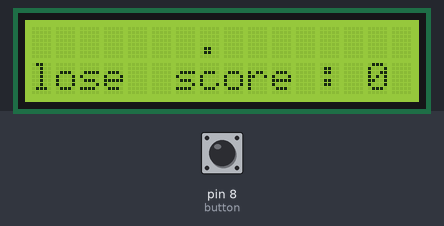
A sketch run on a simulated Arduino Uno, built with avr-gcc and run on an emulated ATmega328P. On the bench: 16×2 character LCD. The test bench sets the inputs (shaded band); at power-on: pin 8 (button) HIGH. What the sketch prints to the serial monitor is not drawn.

Above: at 0.21 s.
1.3 s: pin 8 (button) pulled LOW for 3.2 s
At 2.64 s:
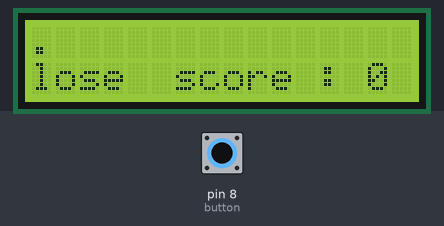
At 11.98 s:
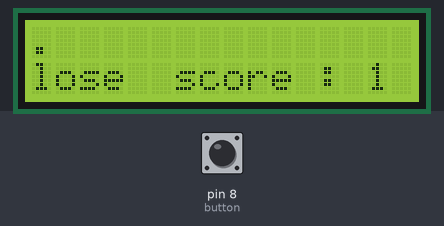
Timing chart, 0 to 12.1 s (numbered marks = the images above; inputs shaded):
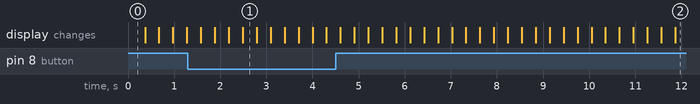

The sketch:

LCD_test.ino
```cpp
#include <LiquidCrystal.h>

int RS = 7;
int E = 6;
int d4 = 2;
int d5 = 3;
int d6 = 4;
int d7 = 5;

int i = 7;
int score = 0;
int speed = 300;
bool isPlaying = true;

char ball = '.';

LiquidCrystal lcd(RS,E,d4,d5,d6,d7);
void setup() {
  Serial.begin(9600);
  lcd.begin(16,2);
  lcd.clear();
  pinMode(8, INPUT_PULLUP); //button
}

void screen(int i){
  lcd.setCursor(i,0);
  lcd.write(ball);
  delay(speed);
  lcd.clear();
}
void loop() {
  bool button = !digitalRead(8);
  Serial.println(button);
  if(i<16){
    while(i<15){
      ++i;
      if(button && isPlaying){
        isPlaying = true;
        screen(i);
      }else{
        isPlaying = false;
        lcd.setCursor(0,1);
        lcd.print("lose");
        lcd.setCursor(6,1);
        lcd.print("score : ");
        lcd.print(score);
        break;

        score = 0;
        speed = 300;
      }
    }
  }
  if(i>0) {
    while(i>0){
      --i;
      screen(i);
    }
  }
  if (isPlaying){
    speed-=25;
    score++;
  }
  if(button){
    isPlaying = true;
  }


}
```
